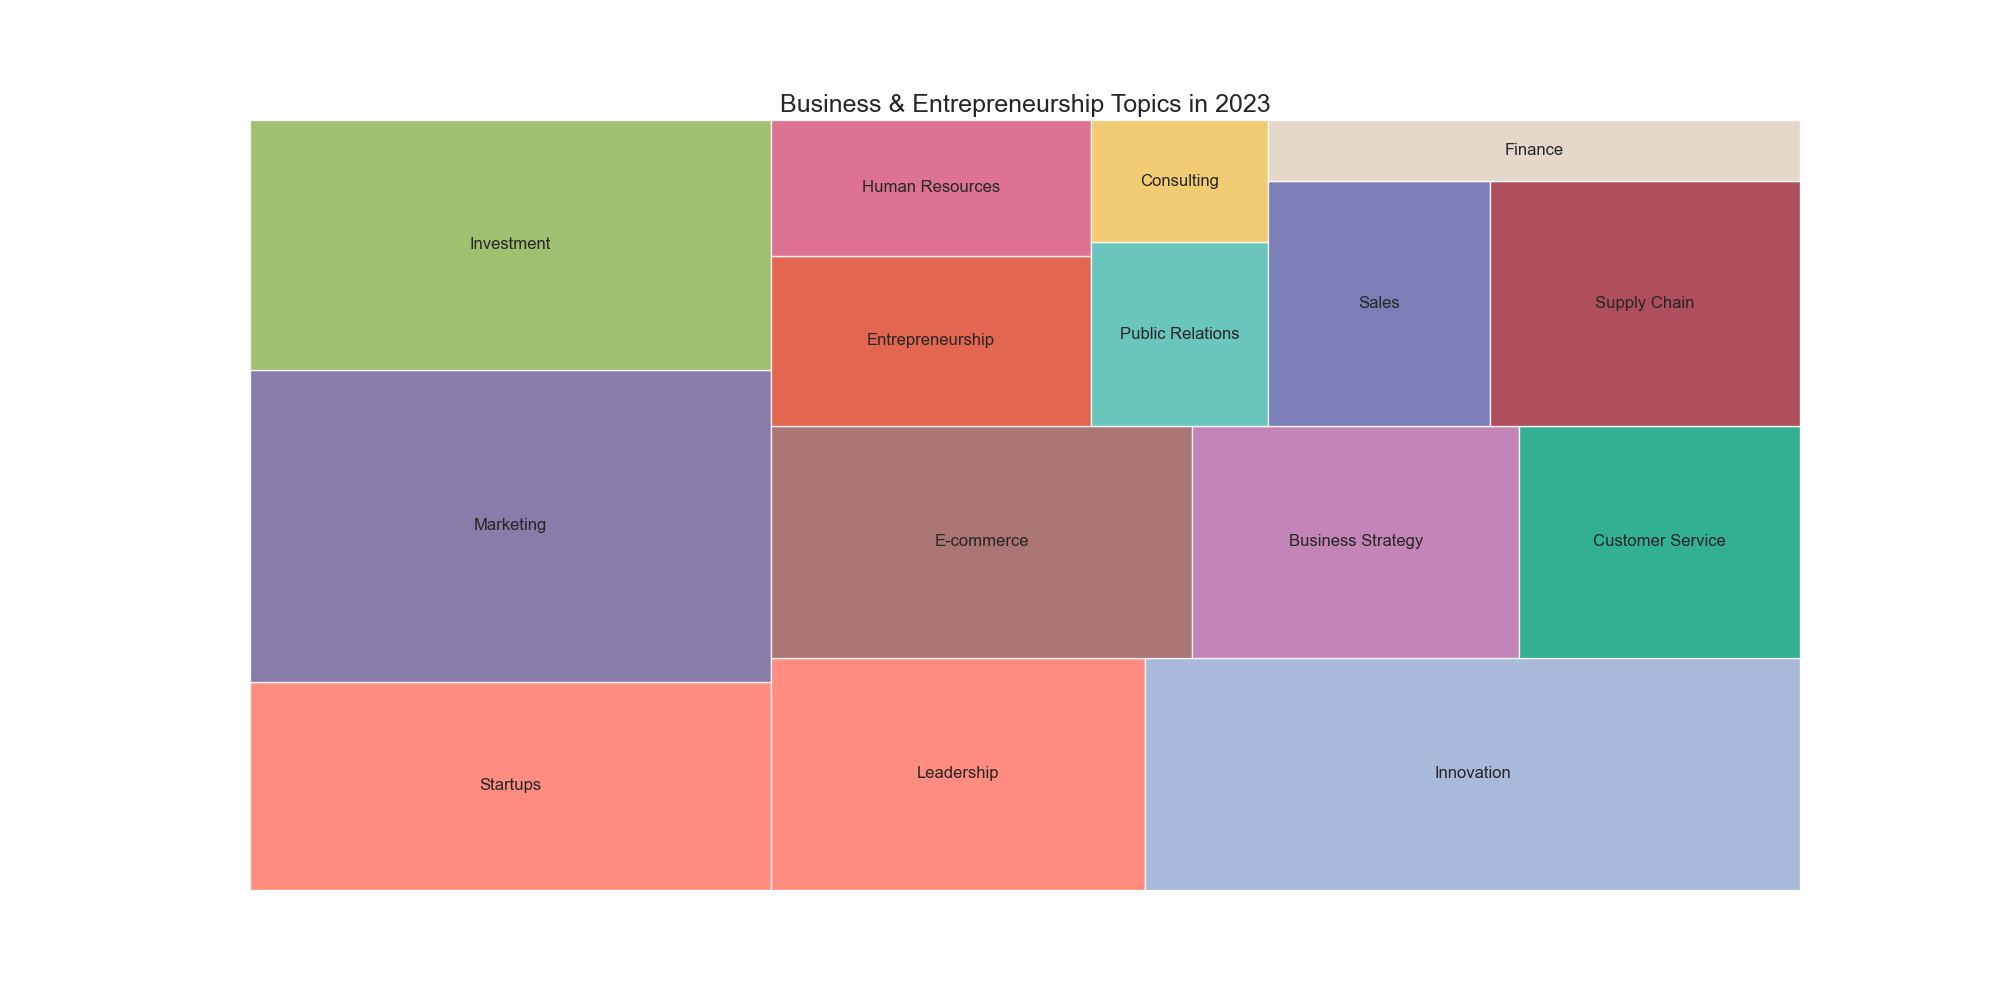

Source code (Python):

import matplotlib.pyplot as plt
import pandas as pd
import squarify

# Let's define our dataframe
data = {
    'Topic': ['Startups', 'Marketing', 'Investment', 'Leadership', 'Innovation', 'E-commerce', 'Business Strategy', 
              'Customer Service', 'Entrepreneurship', 'Human Resources', 'Public Relations', 'Consulting', 
              'Sales', 'Supply Chain', 'Finance'],
    'Percentage': [10, 15, 12, 8, 14, 9, 7, 6, 5, 4, 3, 2, 5, 7, 3]
}

df = pd.DataFrame(data)

# Define color list
colors = ['#FF6F61', '#6B5B95', '#88B04B', '#FF6F61', '#92A8D1', '#955251', '#B565A7', '#009B77', 
          '#DD4124', '#D65076', '#45B8AC', '#EFC050', '#5B5EA6', '#9B2335', '#DFCFBE']

# Plot
plt.figure(figsize=(20, 10))
squarify.plot(sizes=df['Percentage'], label=df['Topic'], color=colors, alpha=0.8)

plt.title('Business & Entrepreneurship Topics in 2023', fontsize=18)
plt.axis('off')

plt.show()
